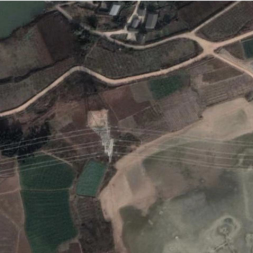
#> input picture OpenCV/1.png, 253 x 253 px
$ python SatellieCV.py
#> lines starting #> are read from the running program, lines starting #| are printed output that depends on the picture; after the words box and inside, x2 and y2 are one past the last pixel; in counts of white or black regions, pixels touching at a corner belong together
import cv2
import numpy as np
from matplotlib import pyplot as plt

# Define a function to display the image using Matplotlib
def imshow(img, ax=None):
    if ax is not None:
        ax.imshow(cv2.cvtColor(img, cv2.COLOR_BGR2RGB))
        ax.axis('off')
    else:
        plt.imshow(cv2.cvtColor(img, cv2.COLOR_BGR2RGB))
        plt.axis('off')
        plt.show()

# Load the image
img = cv2.imread("./1.png")
#> img is the input picture: shape (253, 253, 3); mean B, G, R 72.9, 78.9, 83.8

# Check if the image is loaded successfully
if img is None:
    print("Error: Unable to load image.")
else:
    print("Image loaded successfully.")

    # Plot the original image
    imshow(img)

    # Convert the image to grayscale
    gray = cv2.cvtColor(img, cv2.COLOR_BGR2GRAY)
    imshow(gray)

    # Apply Gaussian blur to reduce noise
    blurred = cv2.GaussianBlur(gray, (5, 5), 0)
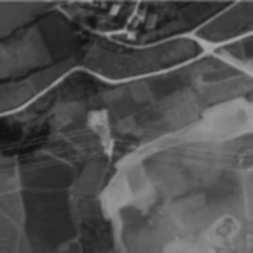
#> blurred: shape (253, 253); min 17, max 169, mean 79.5

    # Apply adaptive thresholding
    thresh = cv2.adaptiveThreshold(blurred, 255, cv2.ADAPTIVE_THRESH_MEAN_C, cv2.THRESH_BINARY_INV, 11, 2)
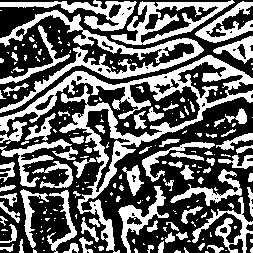
#> thresh: shape (253, 253); 39.9% white; 227 white regions (146 under 20 px), largest, box (x1, y1, x2, y2) and area: (0, 55, 253, 253) 6552, (0, 10, 204, 113) 3172, (111, 0, 235, 45) 1770

    # Morphological operations to refine the thresholded image
    kernel = cv2.getStructuringElement(cv2.MORPH_RECT, (3, 3))
    opened = cv2.morphologyEx(thresh, cv2.MORPH_OPEN, kernel, iterations=2)
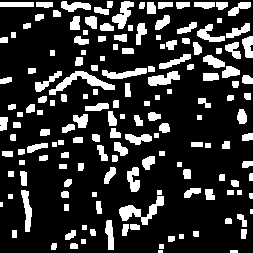
#> opened: shape (253, 253); 19.9% white; 161 white regions (3 under 20 px), largest, box (x1, y1, x2, y2) and area: (49, 71, 115, 95) 486, (119, 196, 164, 225) 459, (112, 1, 134, 29) 299
    closed = cv2.morphologyEx(opened, cv2.MORPH_CLOSE, kernel, iterations=2)
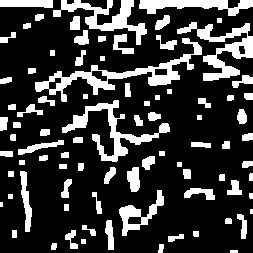
#> closed: shape (253, 253); 22.4% white; 85 white regions (2 under 20 px)

    # Find contours
    contours, _ = cv2.findContours(closed, cv2.RETR_EXTERNAL, cv2.CHAIN_APPROX_SIMPLE)
#> contours = 85 contours, 13 with area under 20; largest, box (x1, y1, x2, y2) and area: (35, 38, 202, 102) 1913, (177, 22, 253, 81) 1304, (62, 100, 170, 162) 1215, (53, 0, 147, 45) 1086, (139, 0, 253, 16) 834

    # Draw refined contours
    for contour in contours:
        # Approximate the contour with a polygon
        epsilon = 0.01 * cv2.arcLength(contour, True)
        approx = cv2.approxPolyDP(contour, epsilon, True)
        cv2.drawContours(img, [approx], -1, (0, 255, 0), 2)
#> this loop made 85 passes
#> epsilon on passes 2, 3, 5, 6, 7, 9, 10, 11, 12, 17, 18, 19: 0.248, 0.208, 0.422, 0.194, 0.653, 0.437, 0.699, 0.208, 0.645, 0.154, 0.577, 1.87
#> (epsilon, approx) on passes 1, 4, 8, 13, 14, 15: (0.18, [[230, 250], [230, 252], [237, 252], [237, 250]]), (0.16, [[81, 239], [81, 243], [85, 243], [85, 239]]), (0.22, [[12, 230], [12, 237], [16, 237], [16, 230]]), (0.12, [[250, 209], [250, 213], [252, 213], [252, 209]]), (0.2, [[64, 204], [64, 210], [68, 210], [68, 204]]), (0.12, [[0, 202], [0, 206], [2, 206], [2, 202]])
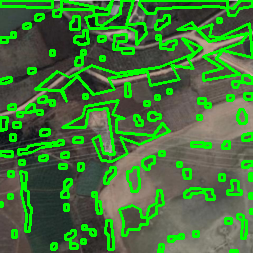
#> img: shape (253, 253, 3); mean B, G, R 58.7, 119.5, 67.8

    # Display the final image with refined contours
    imshow(img)
